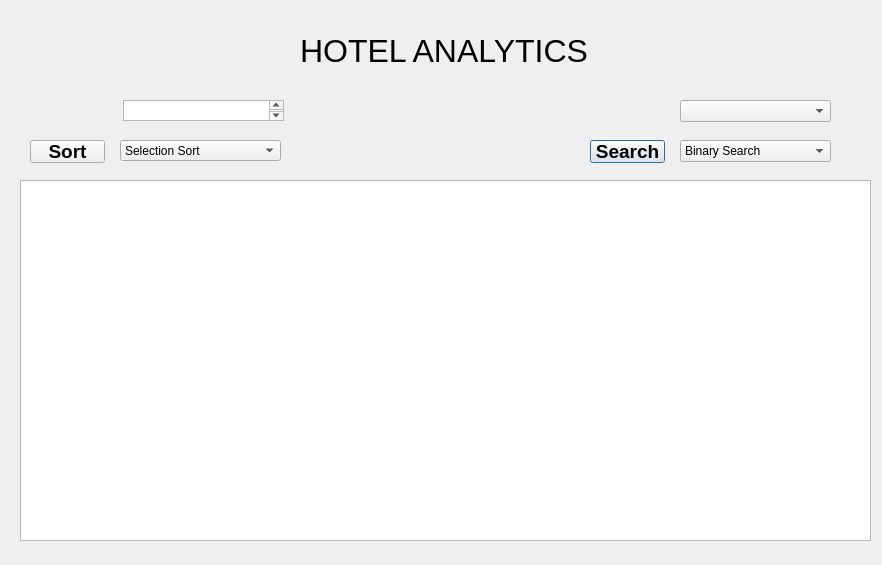
<?xml version="1.0" encoding="UTF-8"?>
<ui version="4.0">
 <class>Dialog</class>
 <widget class="QDialog" name="Dialog">
  <property name="geometry">
   <rect>
    <x>0</x>
    <y>0</y>
    <width>882</width>
    <height>565</height>
   </rect>
  </property>
  <property name="windowTitle">
   <string>Hotel Analytics</string>
  </property>
  <widget class="QTextEdit" name="textEdit">
   <property name="geometry">
    <rect>
     <x>123</x>
     <y>100</y>
     <width>161</width>
     <height>21</height>
    </rect>
   </property>
  </widget>
  <widget class="QComboBox" name="comboBox">
   <property name="geometry">
    <rect>
     <x>680</x>
     <y>100</y>
     <width>151</width>
     <height>22</height>
    </rect>
   </property>
   <item>
    <property name="text">
     <string/>
    </property>
   </item>
  </widget>
  <widget class="QComboBox" name="comboBox_2">
   <property name="geometry">
    <rect>
     <x>680</x>
     <y>140</y>
     <width>151</width>
     <height>22</height>
    </rect>
   </property>
   <item>
    <property name="text">
     <string>Binary Search</string>
    </property>
   </item>
   <item>
    <property name="text">
     <string>Linear Search</string>
    </property>
   </item>
  </widget>
  <widget class="QComboBox" name="comboBox_3">
   <property name="geometry">
    <rect>
     <x>120</x>
     <y>140</y>
     <width>161</width>
     <height>21</height>
    </rect>
   </property>
   <item>
    <property name="text">
     <string>Selection Sort</string>
    </property>
   </item>
   <item>
    <property name="text">
     <string>Insertion Sort</string>
    </property>
   </item>
   <item>
    <property name="text">
     <string>Merge Sort</string>
    </property>
   </item>
   <item>
    <property name="text">
     <string>Quick Sort</string>
    </property>
   </item>
   <item>
    <property name="text">
     <string>Counting Sort</string>
    </property>
   </item>
   <item>
    <property name="text">
     <string>Hybrid Sort</string>
    </property>
   </item>
   <item>
    <property name="text">
     <string>Bubble Sort</string>
    </property>
   </item>
  </widget>
  <widget class="QLabel" name="label">
   <property name="geometry">
    <rect>
     <x>300</x>
     <y>30</y>
     <width>341</width>
     <height>41</height>
    </rect>
   </property>
   <property name="font">
    <font>
     <family>Arial</family>
     <pointsize>24</pointsize>
     <weight>50</weight>
     <bold>false</bold>
    </font>
   </property>
   <property name="text">
    <string>HOTEL ANALYTICS</string>
   </property>
  </widget>
  <widget class="QPushButton" name="pushButton">
   <property name="geometry">
    <rect>
     <x>590</x>
     <y>140</y>
     <width>75</width>
     <height>23</height>
    </rect>
   </property>
   <property name="font">
    <font>
     <family>Arial</family>
     <pointsize>14</pointsize>
     <weight>75</weight>
     <bold>true</bold>
    </font>
   </property>
   <property name="text">
    <string>Search</string>
   </property>
  </widget>
  <widget class="QPushButton" name="pushButton_2">
   <property name="geometry">
    <rect>
     <x>30</x>
     <y>140</y>
     <width>75</width>
     <height>23</height>
    </rect>
   </property>
   <property name="font">
    <font>
     <family>Arial</family>
     <pointsize>14</pointsize>
     <weight>75</weight>
     <bold>true</bold>
    </font>
   </property>
   <property name="text">
    <string>Sort</string>
   </property>
  </widget>
  <widget class="QTableView" name="tableView">
   <property name="geometry">
    <rect>
     <x>20</x>
     <y>180</y>
     <width>851</width>
     <height>361</height>
    </rect>
   </property>
  </widget>
 </widget>
 <resources/>
 <connections/>
</ui>
